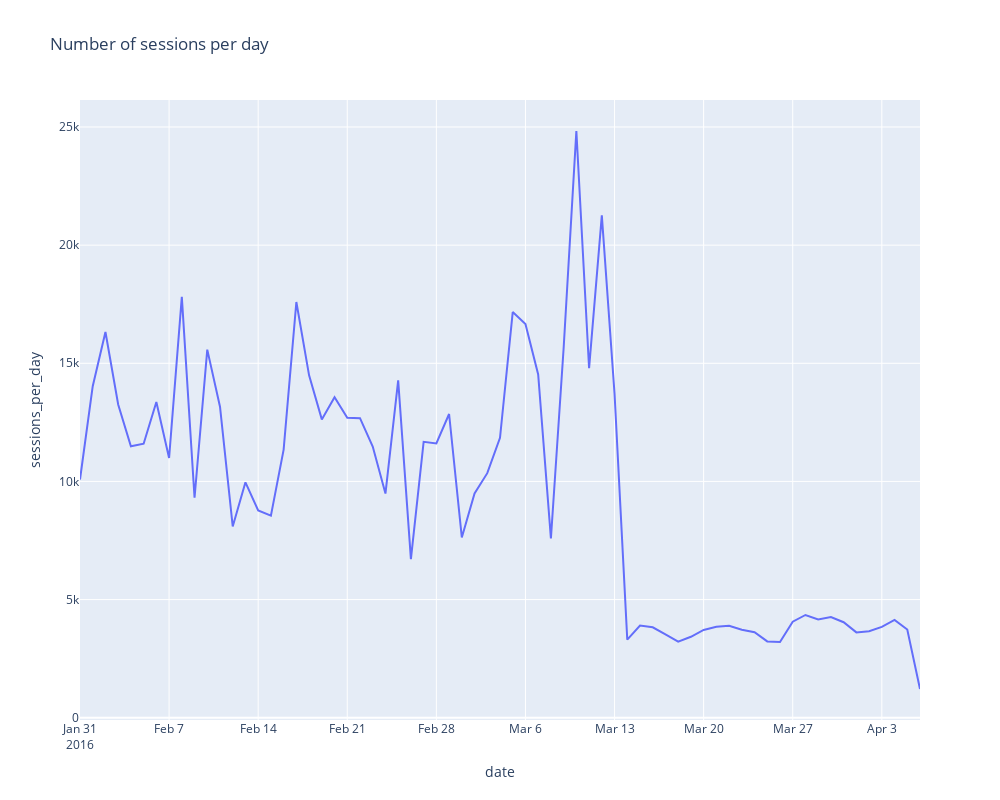

Notebook cell for this chart:
### Code cell
# plot number of sessions per day 
sessions['date'] = sessions['timestamp'].dt.date
sessions_per_day = sessions.groupby('date')['session_id'].nunique().reset_index(name='sessions_per_day')
fig = px.line(sessions_per_day, x="date", y="sessions_per_day", title='Number of sessions per day', height=800, width=1000)
fig.show()

# remove date column
sessions = sessions.drop(columns=['date'])

### Figure 1 — Plotly figure (JSON) as saved in the notebook; plotly's stock layout.template omitted (floating-point values rounded to 4 significant figures)
{"data": [{"hovertemplate": "date=%{x}<br>sessions_per_day=%{y}<extra></extra>", "legendgroup": "", "line": {"color": "#636efa", "dash": "solid"}, "marker": {"symbol": "circle"}, "mode": "lines", "name": "", "orientation": "v", "showlegend": false, "type": "scatter", "x": ["2016-01-31", "2016-02-01", "2016-02-02", "2016-02-03", "2016-02-04", "2016-02-05", "2016-02-06", "2016-02-07", "2016-02-08", "2016-02-09", "2016-02-10", "2016-02-11", "2016-02-12", "2016-02-13", "2016-02-14", "2016-02-15", "2016-02-16", "2016-02-17", "2016-02-18", "2016-02-19", "2016-02-20", "2016-02-21", "2016-02-22", "2016-02-23", "2016-02-24", "2016-02-25", "2016-02-26", "2016-02-27", "2016-02-28", "2016-02-29", "2016-03-01", "2016-03-02", "2016-03-03", "2016-03-04", "2016-03-05", "2016-03-06", "2016-03-07", "2016-03-08", "2016-03-09", "2016-03-10", "2016-03-11", "2016-03-12", "2016-03-13", "2016-03-14", "2016-03-15", "2016-03-16", "2016-03-17", "2016-03-18", "2016-03-19", "2016-03-20", "2016-03-21", "2016-03-22", "2016-03-23", "2016-03-24", "2016-03-25", "2016-03-26", "2016-03-27", "2016-03-28", "2016-03-29", "2016-03-30", "2016-03-31", "2016-04-01", "2016-04-02", "2016-04-03", "2016-04-04", "2016-04-05", "2016-04-06"], "xaxis": "x", "y": [10081, 14030, 16325, 13254, 11486, 11596, 13362, 10992, 17811, 9308, 15577, 13161, 8093, 9963, 8774, 8552, 11346, 17595, 14488, 12625, 13561, 12698, 12677, 11479, 9487, 14278, 6712, 11677, 11609, 12854, 7628, 9492, 10350, 11843, 17169, 16658, 14530, 7584, 15646, 24831, 14792, 21259, 13711, 3306, 3904, 3828, 3529, 3221, 3426, 3713, 3848, 3894, 3722, 3617, 3229, 3203, 4065, 4348, 4162, 4262, 4042, 3611, 3656, 3841, 4137, 3734, 1215], "yaxis": "y"}], "layout": {"height": 800, "legend": {"tracegroupgap": 0}, "title": {"text": "Number of sessions per day"}, "width": 1000, "xaxis": {"anchor": "y", "domain": [0, 1], "title": {"text": "date"}}, "yaxis": {"anchor": "x", "domain": [0, 1], "title": {"text": "sessions_per_day"}}}}
